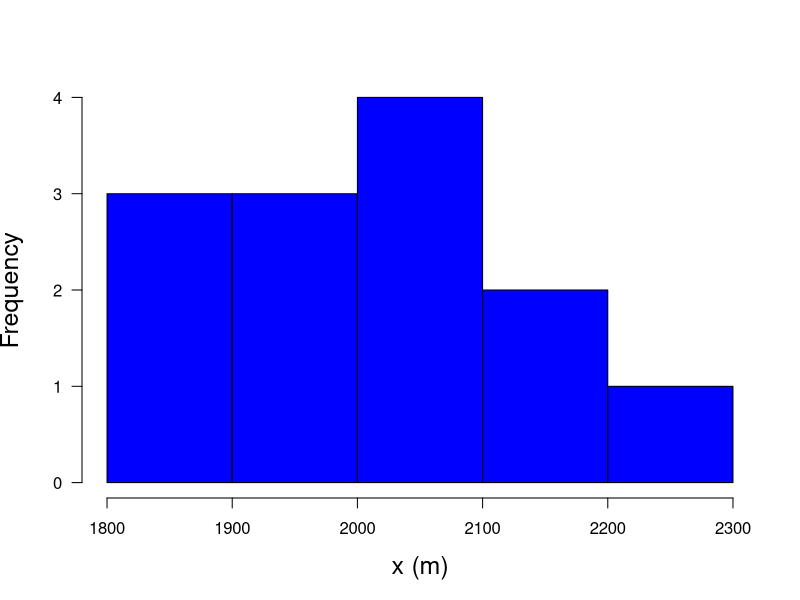

R code for this plot:
print('file: A1-EdelweissHistogram.R')
# Histogram: Edelweiss data (10/2017)')
x = c(1853,1872,1899,1949,1976,1981,2001,2027,2033,2044,2111,2166,2245)
# png('EdelweissHistogram171020b.png',width=16,height=16,units='cm',res=300)
hist(x,col='blue',xlab='x (m)',main='',las=1,cex.lab=1.5)
# dev.off()
# ----------------------------------------------------------------
# Remarks:
# hist()   histogram; sort data into bins; number and range of bins can be changed by
#             using the parameter 'breaks' (try yourself!)
# main=''  suppresses a title
# ----------------------------------------------------------------
